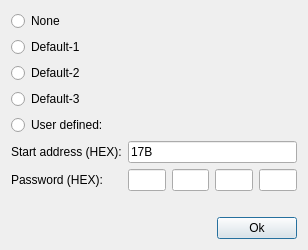
<?xml version="1.0" encoding="UTF-8"?>
<ui version="4.0">
 <class>DialogPass</class>
 <widget class="QDialog" name="DialogPass">
  <property name="geometry">
   <rect>
    <x>0</x>
    <y>0</y>
    <width>308</width>
    <height>250</height>
   </rect>
  </property>
  <property name="minimumSize">
   <size>
    <width>308</width>
    <height>0</height>
   </size>
  </property>
  <property name="windowTitle">
   <string>Password settings</string>
  </property>
  <property name="windowIcon">
   <iconset resource="resource.qrc">
    <normaloff>:/res/img/write64.png</normaloff>:/res/img/write64.png</iconset>
  </property>
  <layout class="QVBoxLayout" name="verticalLayout_2">
   <item>
    <layout class="QVBoxLayout" name="verticalLayout">
     <item>
      <widget class="QRadioButton" name="radioButton_0">
       <property name="text">
        <string>None</string>
       </property>
      </widget>
     </item>
     <item>
      <widget class="QRadioButton" name="radioButton_1">
       <property name="text">
        <string>Default-1</string>
       </property>
      </widget>
     </item>
     <item>
      <widget class="QRadioButton" name="radioButton_2">
       <property name="text">
        <string>Default-2</string>
       </property>
      </widget>
     </item>
     <item>
      <widget class="QRadioButton" name="radioButton_3">
       <property name="text">
        <string>Default-3</string>
       </property>
      </widget>
     </item>
     <item>
      <widget class="QRadioButton" name="radioButton_4">
       <property name="text">
        <string>User defined:</string>
       </property>
      </widget>
     </item>
    </layout>
   </item>
   <item>
    <layout class="QFormLayout" name="formLayout">
     <item row="0" column="0">
      <widget class="QLabel" name="label_2">
       <property name="text">
        <string>Start address (HEX):</string>
       </property>
      </widget>
     </item>
     <item row="0" column="1">
      <widget class="QLineEdit" name="lineEdit">
       <property name="text">
        <string>17B</string>
       </property>
      </widget>
     </item>
     <item row="1" column="0">
      <widget class="QLabel" name="label_4">
       <property name="text">
        <string>Password (HEX):</string>
       </property>
      </widget>
     </item>
     <item row="1" column="1">
      <layout class="QHBoxLayout" name="horizontalLayout">
       <item>
        <widget class="QLineEdit" name="lineEdit_2">
         <property name="alignment">
          <set>Qt::AlignCenter</set>
         </property>
        </widget>
       </item>
       <item>
        <widget class="QLineEdit" name="lineEdit_3">
         <property name="alignment">
          <set>Qt::AlignCenter</set>
         </property>
        </widget>
       </item>
       <item>
        <widget class="QLineEdit" name="lineEdit_4">
         <property name="alignment">
          <set>Qt::AlignCenter</set>
         </property>
        </widget>
       </item>
       <item>
        <widget class="QLineEdit" name="lineEdit_5">
         <property name="alignment">
          <set>Qt::AlignCenter</set>
         </property>
        </widget>
       </item>
      </layout>
     </item>
    </layout>
   </item>
   <item>
    <layout class="QHBoxLayout" name="horizontalLayout_3">
     <item>
      <spacer name="horizontalSpacer">
       <property name="orientation">
        <enum>Qt::Horizontal</enum>
       </property>
       <property name="sizeHint" stdset="0">
        <size>
         <width>40</width>
         <height>20</height>
        </size>
       </property>
      </spacer>
     </item>
     <item>
      <widget class="QPushButton" name="pushButton">
       <property name="text">
        <string>Ok</string>
       </property>
      </widget>
     </item>
    </layout>
   </item>
  </layout>
 </widget>
 <resources>
  <include location="resource.qrc"/>
 </resources>
 <connections/>
</ui>
